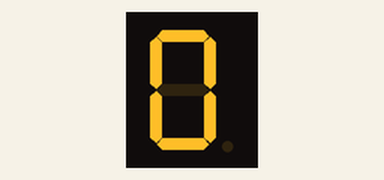
Simulated run of this sketch. Board: Arduino Uno, built with avr-gcc and run on an emulated ATmega328P. On the bench: 1-digit seven-segment display. Wiring (inferred from the names in the program): 1-digit 7-segment display, segments lit when LOW: segments pin 6, pin 7, pin 10, pin 9, pin 8, pin 5, pin 4. The segment pins are drawn as the display they are named for.

Above: at 0.1 s.
At 1.1 s:
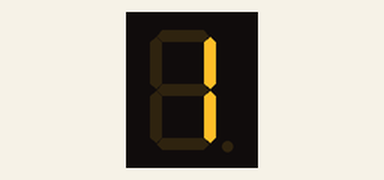
At 2.1 s:
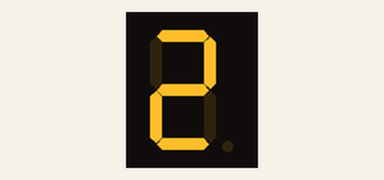
At 4.1 s:
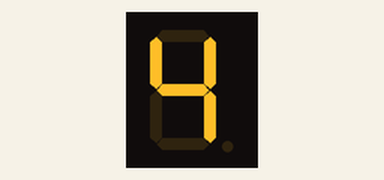
At 6.1 s:
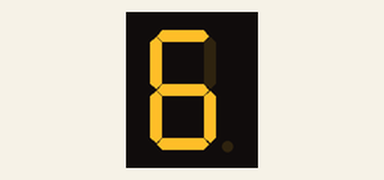
At 9.1 s:
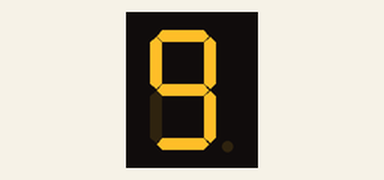

Measured:
- by itself, everything shown: repeats every 10.0 s, in 10 steps
- what the display in image 1 shows lasts 1.0 s, from 1.0 s to 2.0 s

The sketch:

7Segmentos.ino
```cpp
int A=6, B=7, C=10, D=9, E=8, F=5, G=4;
int i, j;


void setup() {
  // put your setup code here, to run once:
  pinMode(A, OUTPUT);
  pinMode(B, OUTPUT);
  pinMode(C, OUTPUT);
  pinMode(D, OUTPUT);
  pinMode(E, OUTPUT);
  pinMode(F, OUTPUT);
  pinMode(G, OUTPUT);
}

void mostrarDisplay(int c){
  for(i=4; i<=10; i++)
    digitalWrite(i, HIGH);
    switch(c){
      case 0: digitalWrite(A, LOW);
              digitalWrite(B, LOW);
              digitalWrite(C, LOW);
              digitalWrite(D, LOW);
              digitalWrite(E, LOW);
              digitalWrite(F, LOW);
      break;
      case 1: digitalWrite(B, LOW);
              digitalWrite(C, LOW);
      break;
      case 2: digitalWrite(A, LOW);
              digitalWrite(B, LOW);
              digitalWrite(G, LOW);
              digitalWrite(E, LOW);
              digitalWrite(D, LOW);
      break;
      case 3: digitalWrite(A, LOW);
              digitalWrite(B, LOW);
              digitalWrite(C, LOW);
              digitalWrite(D, LOW);
              digitalWrite(G, LOW);
      break;
      case 4: digitalWrite(B, LOW);
              digitalWrite(C, LOW);
              digitalWrite(F, LOW);
              digitalWrite(G, LOW);
      break;
      case 5: digitalWrite(A, LOW);
              digitalWrite(C, LOW);
              digitalWrite(D, LOW);
              digitalWrite(F, LOW);
              digitalWrite(G, LOW);
      break;
      case 6: digitalWrite(A, LOW);
              digitalWrite(C, LOW);
              digitalWrite(D, LOW);
              digitalWrite(E, LOW);
              digitalWrite(F, LOW);
              digitalWrite(G, LOW);
      break;
      case 7: digitalWrite(A, LOW);
              digitalWrite(B, LOW);
              digitalWrite(C, LOW);
      break;
      case 8: digitalWrite(A, LOW);
              digitalWrite(B, LOW);
              digitalWrite(C, LOW);
              digitalWrite(D, LOW);
              digitalWrite(E, LOW);
              digitalWrite(F, LOW);
              digitalWrite(G, LOW);
      break;
      case 9: digitalWrite(A, LOW);
              digitalWrite(B, LOW);
              digitalWrite(C, LOW);
              digitalWrite(D, LOW);
              digitalWrite(F, LOW);
              digitalWrite(G, LOW);
      break;
      default:
      break;
    }

}

void loop() {
  // put your main code here, to run repeatedly:
  for (j=0; j<=9; j++){
    mostrarDisplay(j);
    delay (1000);
  }

}
```
